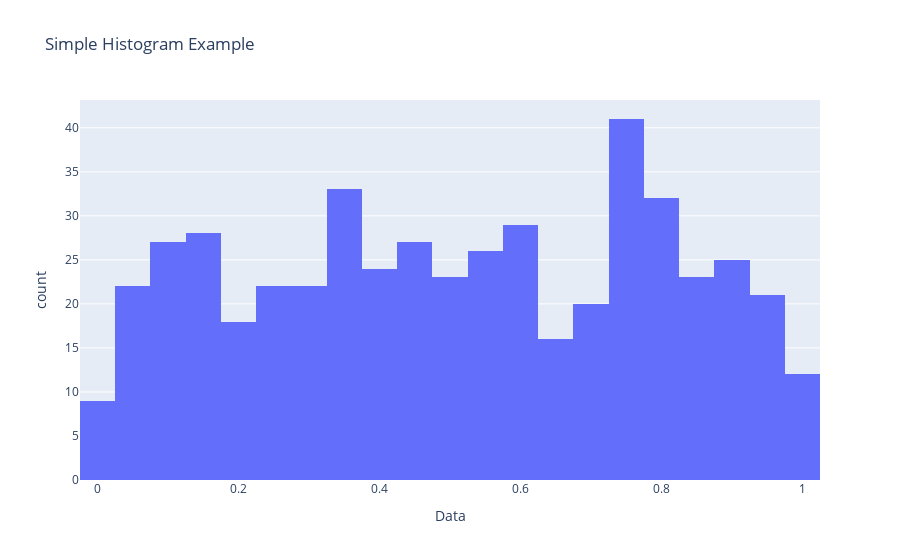

The cell this chart's notebook holds for it:
### Code cell
import plotly.express as px
import pandas as pd
import numpy as np

df = pd.DataFrame({
    "Data": np.random.rand(500)
})

fig = px.histogram(
    df,
    x="Data",
    nbins=30, # number of bins => bin = 구간
    title = "Simple Histogram Example"
)
fig.show()

### Figure 1 — Plotly figure (JSON) as saved in the notebook; plotly's stock layout.template omitted (floating-point values rounded to 4 significant figures; data arrays with more than 128 entries replaced by an {"elided": "..."} marker saying what was removed)
{"data": [{"alignmentgroup": "True", "bingroup": "x", "hovertemplate": "Data=%{x}<br>count=%{y}<extra></extra>", "legendgroup": "", "marker": {"color": "#636efa", "pattern": {"shape": ""}}, "name": "", "nbinsx": 30, "offsetgroup": "", "orientation": "v", "showlegend": false, "type": "histogram", "x": {"elided": "500 float values"}, "xaxis": "x", "yaxis": "y"}], "layout": {"barmode": "relative", "legend": {"tracegroupgap": 0}, "title": {"text": "Simple Histogram Example"}, "xaxis": {"anchor": "y", "domain": [0, 1], "title": {"text": "Data"}}, "yaxis": {"anchor": "x", "domain": [0, 1], "title": {"text": "count"}}}}
